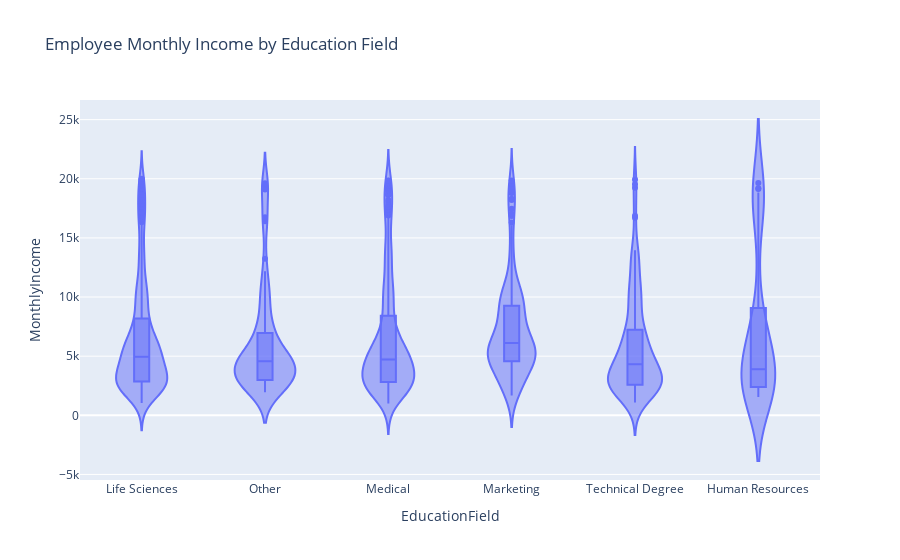

Notebook cell for this chart:
### Code cell
# visualize the distribution of employees by education field
def viz_education_field(df, graph='violin'):
    # violin, box, strip
    if graph == 'violin':
        fig = px.violin(df, x='EducationField', y='MonthlyIncome', box=True, title='Employee Monthly Income by Education Field')
    elif graph == 'box':
        fig = px.box(df, x='EducationField', y='MonthlyIncome', points="all", title='Employee Monthly Income by Education Field')
    elif graph == 'strip':
        fig = px.strip(df, x='EducationField', y='MonthlyIncome', title='Employee Monthly Income by Education Field')
    return fig

viz_education_field(df, graph='violin')

### Figure 1 — Plotly figure (JSON) as saved in the notebook; plotly's stock layout.template omitted (floating-point values rounded to 4 significant figures; data arrays with more than 128 entries replaced by an {"elided": "..."} marker saying what was removed)
{"data": [{"alignmentgroup": "True", "box": {"visible": true}, "hovertemplate": "EducationField=%{x}<br>MonthlyIncome=%{y}<extra></extra>", "legendgroup": "", "marker": {"color": "#636efa"}, "name": "", "offsetgroup": "", "orientation": "v", "scalegroup": "True", "showlegend": false, "type": "violin", "x": {"elided": "1470 str values"}, "x0": " ", "xaxis": "x", "y": {"elided": "1470 int values"}, "y0": " ", "yaxis": "y"}], "layout": {"legend": {"tracegroupgap": 0}, "title": {"text": "Employee Monthly Income by Education Field"}, "violinmode": "group", "xaxis": {"anchor": "y", "domain": [0, 1], "title": {"text": "EducationField"}}, "yaxis": {"anchor": "x", "domain": [0, 1], "title": {"text": "MonthlyIncome"}}}}
